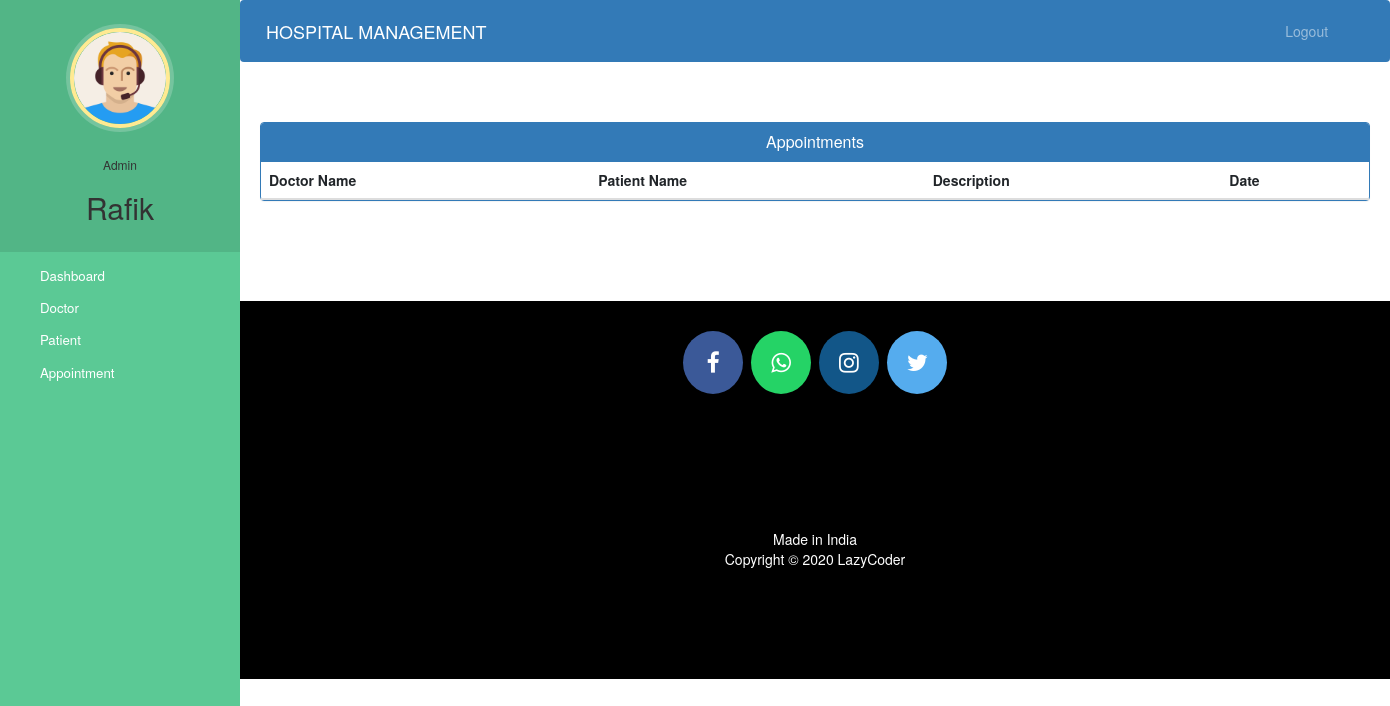
Before: /admin-view-appointment (signed in) with the older database file.
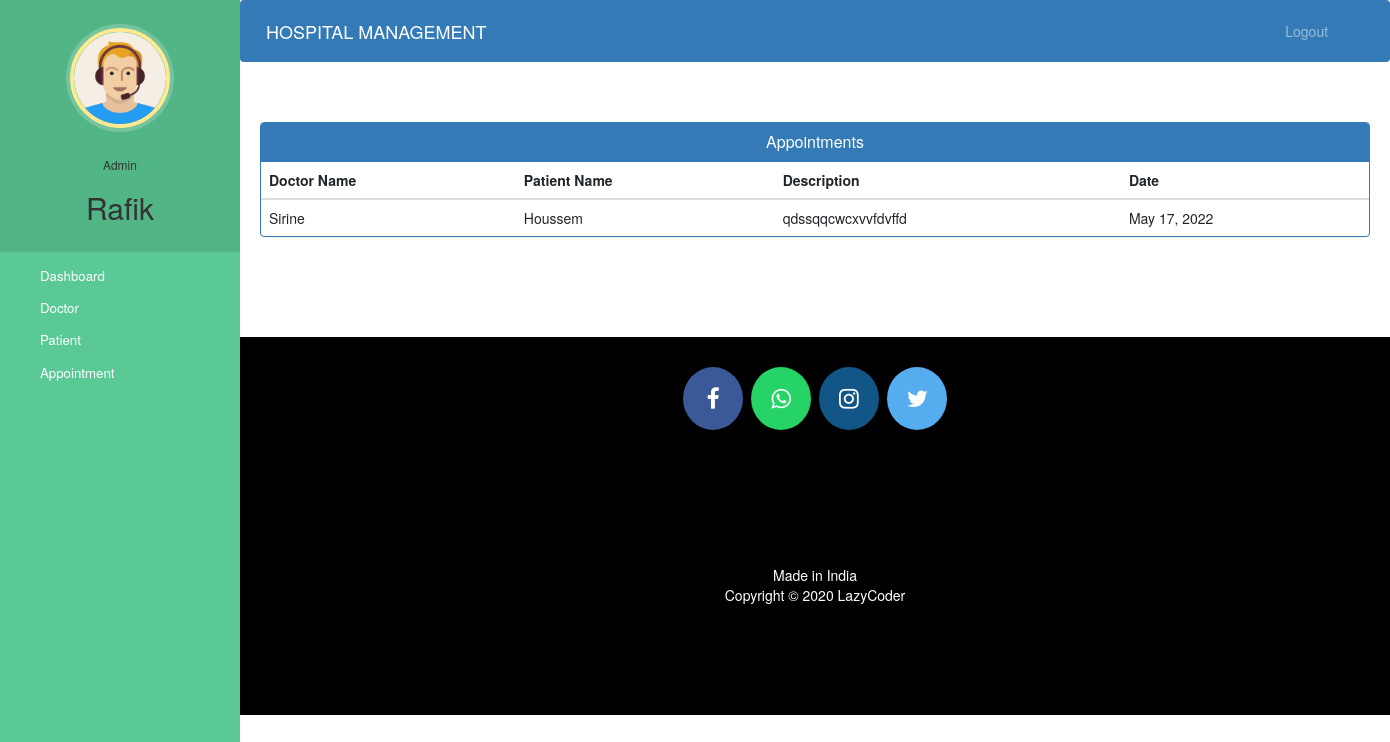
After: the same page with the newer database file.
### hospital/models.py (models this page shows)
class Appointment(models.Model):
    patientId=models.PositiveIntegerField(null=True)
    doctorId=models.PositiveIntegerField(null=True)
    patientName=models.CharField(max_length=40,null=True)
    doctorName=models.CharField(max_length=40,null=True)
    appointmentDate=models.DateField(auto_now=True)
    description=models.TextField(max_length=500)
    status=models.BooleanField(default=False)

### hospital/views.py (the view)
# urls.py: path('admin-view-appointment', views.admin_view_appointment_view,name='admin-view-appointment'),
@login_required(login_url='adminlogin')
@user_passes_test(is_admin)
def admin_view_appointment_view(request):
    appointments=models.Appointment.objects.all().filter(status=True)
    return render(request,'hospital/admin_view_appointment.html',{'appointments':appointments})

### hospital/views.py (called while the page is built)
def is_admin(user):
    return user.groups.filter(name='ADMIN').exists()

### templates/hospital/admin_view_appointment.html (shortened to what this page needs)
{% extends 'hospital/admin_base.html' %}
{% block content %}
<head>
  <link href="//netdna.bootstrapcdn.com/bootstrap/3.0.0/css/bootstrap.min.css" rel="stylesheet" id="bootstrap-css">
</head>
<div class="container">
  <div class="panel panel-primary">
    <div class="panel-heading">
      <h6 class="panel-title">Appointments</h6>
    </div>
    <table class="table table-hover" id="dev-table">
      <thead>
        <tr>
          <th>Doctor Name</th>
          <th>Patient Name</th>
          <th>Description</th>
          <th>Date</th>
        </tr>
      </thead>
      {% for a in appointments %}
      <tr>
        <td> {{a.doctorName}}</td>
        <td>{{a.patientName}}</td>
        <td>{{a.description}}</td>
        <td>{{a.appointmentDate}}</td>
      </tr>
      {% endfor %}
    </table>
  </div>
</div>
{% endblock content %}

Changed rows visible on the page:
added Appointment: doctorName "Sirine", patientName "Houssem", description "qdssqqcwcxvvfdvffd", appointmentDate "May 17, 2022"
